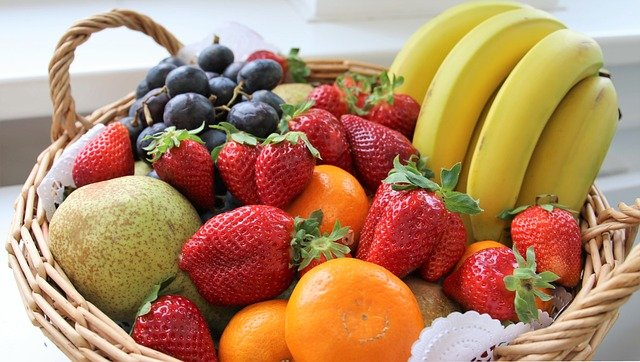
#> input picture opencv_ros2/opencv_ros2/fruits.jpg, 640 x 362 px
$ python read_write.py
#> lines starting #> are read from the running program, lines starting #| are printed output that depends on the picture
import cv2

img = cv2.imread('fruits.jpg')
#> img is the input picture: shape (362, 640, 3); mean B, G, R 103.5, 136.5, 177.3
img_grayscale = cv2.imread('fruits.jpg',cv2.IMREAD_GRAYSCALE)
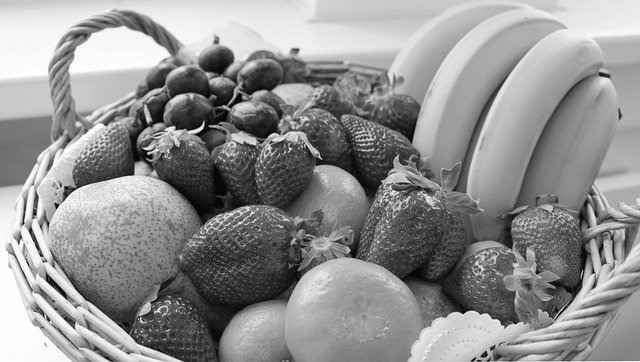
#> img_grayscale: shape (362, 640); min 0, max 255, mean 145

cv2.imshow('image',img)
cv2.imshow('grayscale image',img_grayscale)

cv2.imwrite('fruits_grayscale.jpg',img_grayscale)

cv2.waitKey(0)

cv2.destroyAllWindows()
